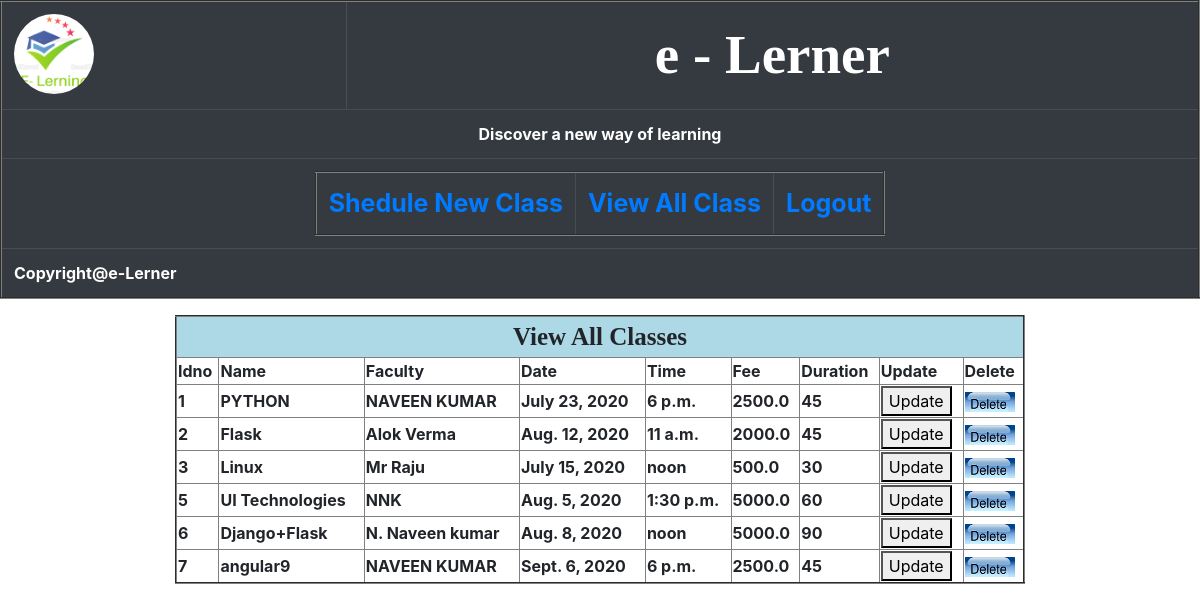
The app's page /view_all_class with its own data.
### app1/models.py (models this page shows)
class New_shedule(models.Model):
    idno=models.IntegerField(primary_key=True)
    name=models.CharField(max_length=50)
    faculty=models.CharField(max_length=50)
    date=models.DateField()
    time=models.TimeField()
    fee=models.FloatField()
    duration=models.CharField(max_length=50)

### app1/views.py (the view)
# urls.py: path('view_all_class',views.view_all_class,name="view_all_class"),
def view_all_class(request):
     result=New_shedule.objects.all()
     return render(request,"view_class.html",{"data":result})

### templates/view_class.html (shortened to what this page needs)
{% block alok %}
    {% load static %}
 {% include 'login_details.html' %}
    <table align="center" border="2" width="850">
    <tr><th style="background: lightblue;font-size: 25px;font-family: Impact;text-align: center" colspan="9"> View All Classes</th>
    </tr>
    <tr>
        <th>Idno</th>
        <th>Name</th>
        <th>Faculty</th>
        <th>Date</th>
        <th>Time</th>
        <th>Fee</th>
        <th>Duration</th>
        <th>Update</th>
        <th>Delete</th>
    </tr>
    {% for x in data %}
        <tr>
        <th>{{ x.idno }}</th>
        <th>{{ x.name }}</th>
        <th>{{ x.faculty }}</th>
        <th>{{ x.date }}</th>
        <th>{{ x.time }}</th>
        <th>{{ x.fee }}</th>
        <th>{{ x.duration }}</th>
        <th><form action="{% url 'update' %}">
                <button type="submit">Update</button>
        </form></th>
         <th>
            <a href="{% url 'delete_class' %}?no={{ x.idno }}">
            <img src="{% static 'images/delete.png' %}"></a>
        </th>
    {% endfor %}
    </table>
{% endblock %}

### templates/login_details.html
{% extends 'common.html' %}
{% block alok %}
<table align="center" border="2">
<tr>
    <th style="font-size: 25px">
        <a href="{% url 'shedule_new' %}">
        Shedule New Class </a></th>
     <th style="font-size: 25px">
         <a href="{% url 'view_all_class' %}">View All  Class</a></th>
 <th style="font-size: 25px">
         <a href="{% url 'main' %}">Logout</a></th>
</table>
{% endblock %}

### templates/common.html (shortened to what this page needs)
{% load static %}
<!doctype html>
<html lang="en">
  <head>
    <link rel="stylesheet" href="https://stackpath.bootstrapcdn.com/bootstrap/4.5.0/css/bootstrap.min.css">
  </head>
  <body>
  <table class="table table-dark" align="center" border="2">
      <tr>
          <th><img src="{% static 'images/large.png' %}" width="80" height="80" style="border-radius: 60%;"> </th>
          <th style="font-family: Impact;font-size: 55px;color:white;text-align: center">e - Lerner</th>
      </tr>
      <tr><th colspan="2" style="text-align: center">Discover a new way of learning</th></tr>
      <tr>
          <th colspan="2">
              {% block alok %}
              {% endblock %}
          </th>
      </tr>
  <tr>
      <th colspan="2">Copyright@e-Lerner</th>
  </tr>
  </body>
</html>
  </body>
</html>

### records on screen
New_shedule: idno "1", name "PYTHON", faculty "NAVEEN KUMAR", date "July 23, 2020", time "6 p.m.", fee "2500.0", duration "45"
New_shedule: idno "2", name "Flask", faculty "Alok Verma", date "Aug. 12, 2020", time "11 a.m.", fee "2000.0", duration "45"
New_shedule: idno "3", name "Linux", faculty "Mr Raju", date "July 15, 2020", time "noon", fee "500.0", duration "30"
New_shedule: idno "5", name "UI Technologies", faculty "NNK", date "Aug. 5, 2020", time "1:30 p.m.", fee "5000.0", duration "60"
New_shedule: idno "6", name "Django+Flask", faculty "N. Naveen kumar", date "Aug. 8, 2020", time "noon", fee "5000.0", duration "90"
New_shedule: idno "7", name "angular9", faculty "NAVEEN KUMAR", date "Sept. 6, 2020", time "6 p.m.", fee "2500.0", duration "45"
